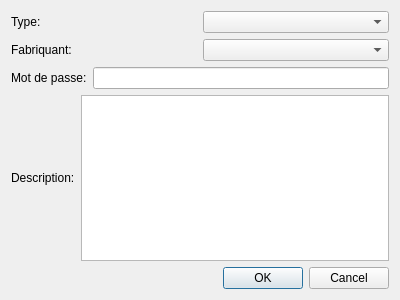
<?xml version="1.0" encoding="UTF-8"?>
<ui version="4.0">
 <class>gestionAppareil</class>
 <widget class="QDialog" name="gestionAppareil">
  <property name="geometry">
   <rect>
    <x>0</x>
    <y>0</y>
    <width>400</width>
    <height>300</height>
   </rect>
  </property>
  <property name="windowTitle">
   <string>Dialog</string>
  </property>
  <layout class="QVBoxLayout" name="verticalLayout">
   <item>
    <layout class="QHBoxLayout" name="horizontalLayout_4">
     <item>
      <widget class="QLabel" name="label">
       <property name="text">
        <string>Type:</string>
       </property>
      </widget>
     </item>
     <item>
      <widget class="QComboBox" name="comboBox"/>
     </item>
    </layout>
   </item>
   <item>
    <layout class="QHBoxLayout" name="horizontalLayout_3">
     <item>
      <widget class="QLabel" name="label_2">
       <property name="text">
        <string>Fabriquant:</string>
       </property>
      </widget>
     </item>
     <item>
      <widget class="QComboBox" name="comboBox_2"/>
     </item>
    </layout>
   </item>
   <item>
    <layout class="QHBoxLayout" name="horizontalLayout_2">
     <item>
      <widget class="QLabel" name="label_3">
       <property name="text">
        <string>Mot de passe:</string>
       </property>
      </widget>
     </item>
     <item>
      <widget class="QLineEdit" name="lineEdit"/>
     </item>
    </layout>
   </item>
   <item>
    <layout class="QHBoxLayout" name="horizontalLayout">
     <item>
      <widget class="QLabel" name="label_4">
       <property name="text">
        <string>Description:</string>
       </property>
      </widget>
     </item>
     <item>
      <widget class="QTextEdit" name="textEdit"/>
     </item>
    </layout>
   </item>
   <item>
    <widget class="QDialogButtonBox" name="buttonBox">
     <property name="orientation">
      <enum>Qt::Horizontal</enum>
     </property>
     <property name="standardButtons">
      <set>QDialogButtonBox::Cancel|QDialogButtonBox::Ok</set>
     </property>
    </widget>
   </item>
  </layout>
 </widget>
 <resources/>
 <connections>
  <connection>
   <sender>buttonBox</sender>
   <signal>accepted()</signal>
   <receiver>gestionAppareil</receiver>
   <slot>accept()</slot>
   <hints>
    <hint type="sourcelabel">
     <x>248</x>
     <y>254</y>
    </hint>
    <hint type="destinationlabel">
     <x>157</x>
     <y>274</y>
    </hint>
   </hints>
  </connection>
  <connection>
   <sender>buttonBox</sender>
   <signal>rejected()</signal>
   <receiver>gestionAppareil</receiver>
   <slot>reject()</slot>
   <hints>
    <hint type="sourcelabel">
     <x>316</x>
     <y>260</y>
    </hint>
    <hint type="destinationlabel">
     <x>286</x>
     <y>274</y>
    </hint>
   </hints>
  </connection>
 </connections>
</ui>
